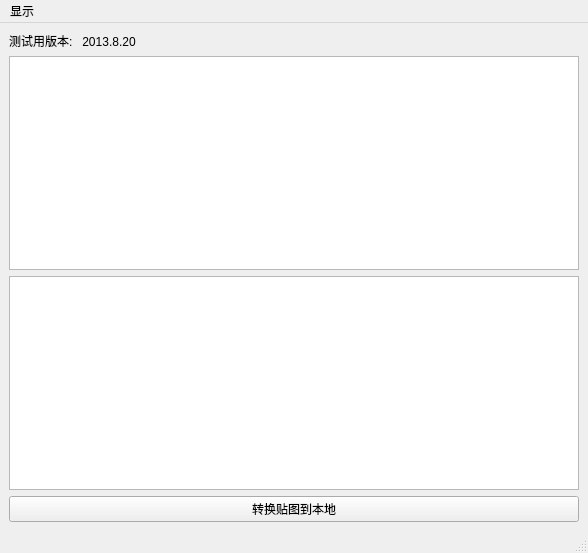
<?xml version="1.0" encoding="UTF-8"?>
<ui version="4.0">
 <class>MainWindow</class>
 <widget class="QMainWindow" name="MainWindow">
  <property name="geometry">
   <rect>
    <x>0</x>
    <y>0</y>
    <width>588</width>
    <height>553</height>
   </rect>
  </property>
  <property name="sizePolicy">
   <sizepolicy hsizetype="Fixed" vsizetype="Preferred">
    <horstretch>0</horstretch>
    <verstretch>0</verstretch>
   </sizepolicy>
  </property>
  <property name="minimumSize">
   <size>
    <width>400</width>
    <height>300</height>
   </size>
  </property>
  <property name="windowTitle">
   <string>ImageSwitchPath</string>
  </property>
  <widget class="QWidget" name="centralwidget">
   <layout class="QHBoxLayout" name="horizontalLayout">
    <item>
     <layout class="QVBoxLayout" name="verticalLayout">
      <item>
       <widget class="QLabel" name="label">
        <property name="text">
         <string>测试用版本:   2013.8.20</string>
        </property>
       </widget>
      </item>
      <item>
       <widget class="QTableView" name="tableView_list"/>
      </item>
      <item>
       <widget class="QListView" name="listView"/>
      </item>
      <item>
       <widget class="QPushButton" name="pushButton">
        <property name="text">
         <string>转换贴图到本地</string>
        </property>
       </widget>
      </item>
     </layout>
    </item>
   </layout>
  </widget>
  <widget class="QMenuBar" name="menubar">
   <property name="geometry">
    <rect>
     <x>0</x>
     <y>0</y>
     <width>588</width>
     <height>23</height>
    </rect>
   </property>
   <widget class="QMenu" name="menu">
    <property name="title">
     <string>显示</string>
    </property>
    <addaction name="action_2"/>
    <addaction name="action"/>
   </widget>
   <addaction name="menu"/>
  </widget>
  <widget class="QStatusBar" name="statusbar"/>
  <action name="action">
   <property name="checkable">
    <bool>true</bool>
   </property>
   <property name="text">
    <string>图标</string>
   </property>
   <property name="autoRepeat">
    <bool>false</bool>
   </property>
  </action>
  <action name="action_2">
   <property name="checkable">
    <bool>true</bool>
   </property>
   <property name="checked">
    <bool>true</bool>
   </property>
   <property name="text">
    <string>名称</string>
   </property>
   <property name="autoRepeat">
    <bool>false</bool>
   </property>
  </action>
 </widget>
 <resources/>
 <connections/>
</ui>
